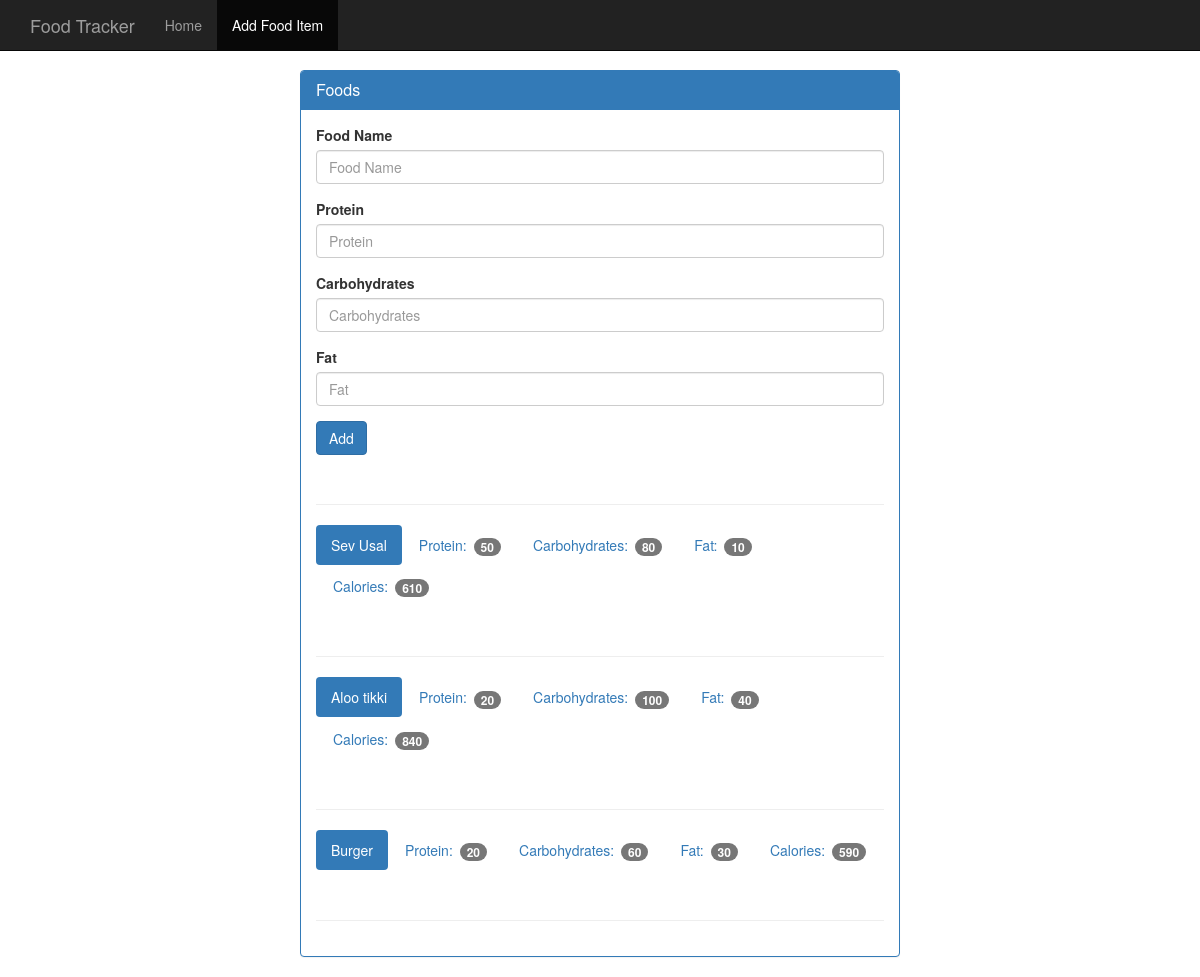
Before: /add_food with the older database file.
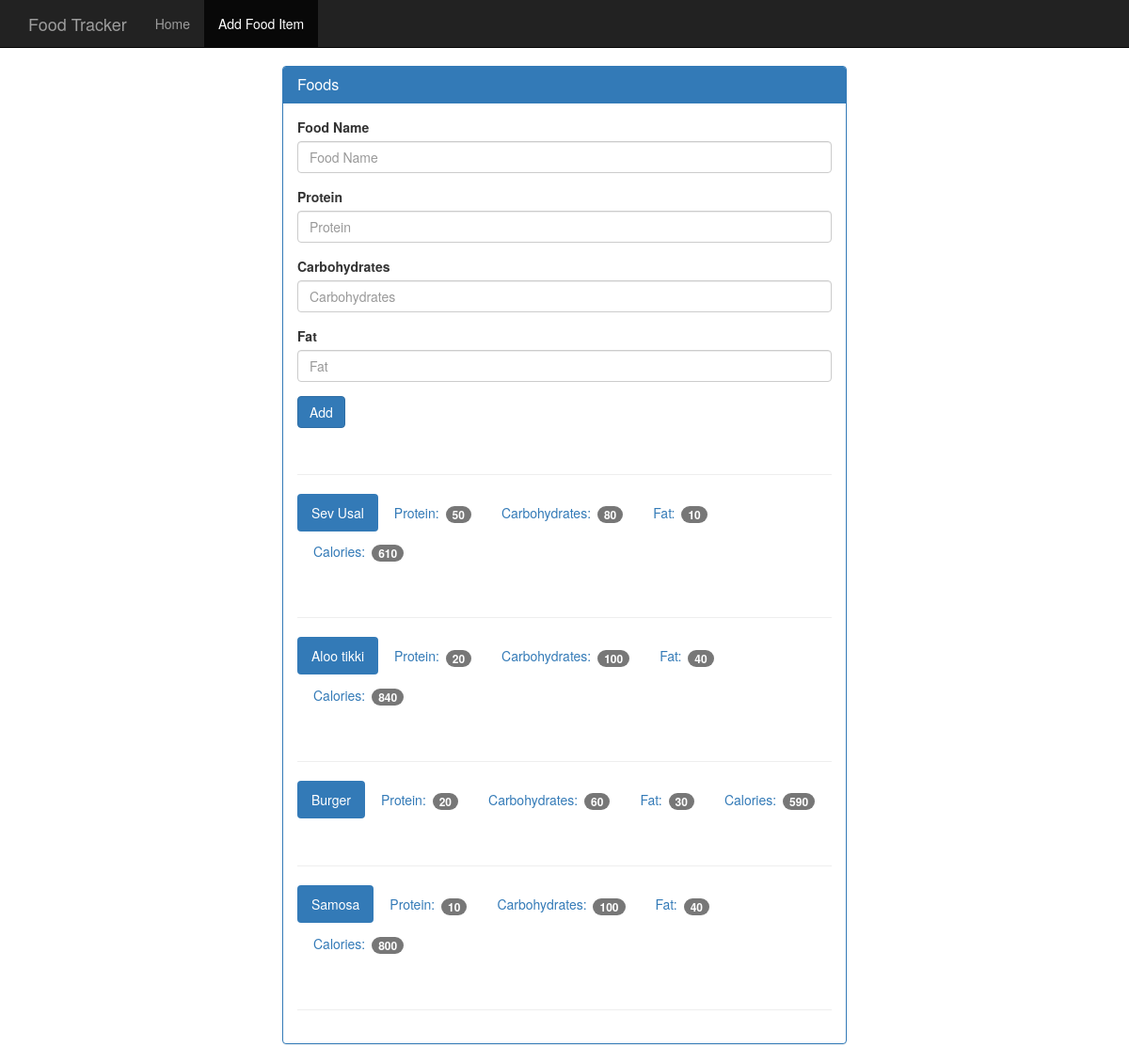
After: the same page with the newer database file.
### tables this page shows
CREATE TABLE food(
    id integer primary key autoincrement,
    name text not null,
    protein integer not null,
    carbohydrates integer not null,
    fat integer not null,
    calories integer not null
);

### app.py (the view, shortened to what this page needs)
@app.route('/add_food',methods = ['GET','POST'])
def add_food():
    db = get_db()
    cur = db.execute('select name,protein,carbohydrates,fat,calories from food')
    results = cur.fetchall()
    return render_template('add_food.html', results = results)

### database_func.py (called while the page is built)
def connect_db():
    sql = sqlite3.connect('food_data.db')
    sql.row_factory = sqlite3.Row
    return sql

def get_db():
    if not hasattr(g,'sqlite3'):
        g.sqlite_db = connect_db()
    return g.sqlite_db

### templates/add_food.html
{% extends "base.html" %}
{% block body %}
    <nav class="navbar navbar-inverse navbar-fixed-top">
      <div class="container">
        <div class="navbar-header">
          <a class="navbar-brand" href="{{url_for('index')}}">Food Tracker</a>
        </div>
        <div id="navbar" class="navbar-collapse collapse">
          <ul class="nav navbar-nav">
            <li><a href="{{url_for('index')}}">Home</a></li>
            <li class="active"><a href="{{url_for('add_food')}}">Add Food Item</a></li>
          </ul>
        </div>
      </div>
    </nav>
    <div class="container theme-showcase col-sm-6 col-sm-offset-3" role="main">
      <div class="row">
        <div>
          <div class="panel panel-primary">
            <div class="panel-heading">
              <h3 class="panel-title">Foods</h3>
            </div>
            <div class="panel-body">
              <form method="POST" action="{{url_for('add_food')}}">
                <div class="form-group">
                  <label for="food-name">Food Name</label>
                  <input type="text" class="form-control" id="food-name" name = "food-name" placeholder="Food Name">
                </div>
                <div class="form-group">
                  <label for="protein">Protein</label>
                  <input type="number" class="form-control" id="protein" name = "protein" placeholder="Protein">
                </div>
                <div class="form-group">
                  <label for="carbohydrates">Carbohydrates</label>
                  <input type="number" class="form-control" id="carbohydrates" name = "carbohydrates" placeholder="Carbohydrates">
                </div>
                <div class="form-group">
                  <label for="fat">Fat</label>
                  <input type="number" class="form-control" id="fat" name = "fat" placeholder="Fat">
                </div>
                <button type="submit" class="btn btn-primary">Add</button>
              </form>
              <div class="page-header"></div>
              {% for i in results %}
              <ul class="nav nav-pills" role="tablist">
                <li class="active"><a>{{i.name}}</a></li>
                <li><a>Protein: <span class="badge">{{i.protein}}</span></a></li>
                <li><a>Carbohydrates: <span class="badge">{{i.carbohydrates}}</span></a></li>
                <li><a>Fat: <span class="badge">{{i.fat}}</span></a></li>
                <li><a>Calories: <span class="badge">{{i.calories}}</span></a></li>
              </ul>
              <div class="page-header"></div>
              {% endfor %}
            </div>
          </div>
        </div>
      </div>
    </div>
{% endblock %}

Changed rows visible on the page:
added food: name "Samosa", protein "10", carbohydrates "100", fat "40", calories "800"
